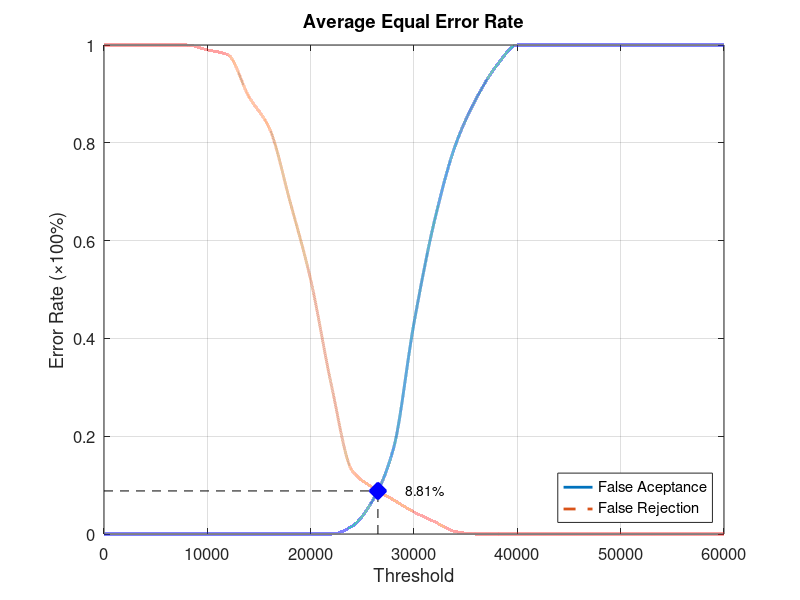
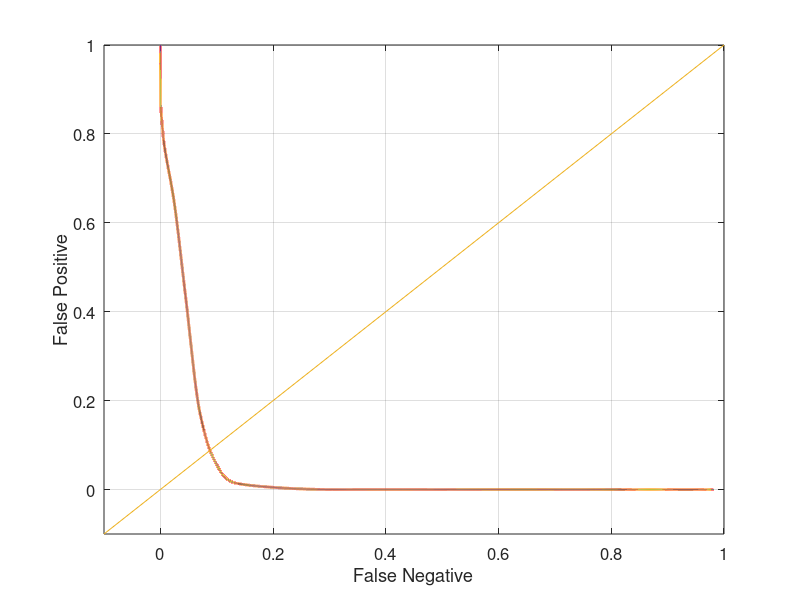

Write the MATLAB code that produced these figures, in order.
function yEER = Database3_4
close all;
clear;
clc;
x = 0:2000:60000;
xq = 0:0.5:60000;

y0 = [0 0 0 0 0 0 0 0 0 0 0 0 0.0157895 0.0684211 0.173684 0.431579 0.642105 0.794737 0.889474 0.957895 1 1 1 1 1 1 1 1 1 1 1];
yy0 = interp1(x, y0, xq, 'pchip');
y1 = [1 1 1 1 1 0.99 0.98 0.895 0.83 0.68 0.52 0.305 0.13 0.095 0.07 0.045 0.025 0.005 0 0 0 0 0 0 0 0 0 0 0 0 0];
yy1 = interp1(x, y1, xq, 'pchip');

% Calculating EER: 
y2 = abs(y0 - y1);
find(y2 == min(y2))
yy2 = abs(yy0 - yy1);
xEER = find(yy2 == min(yy2));
xEERIndex = xq(xEER) % X-axis EER
yEER = yy0(xEER) % Y-axis EER

main = figure
plot(xq, yy0,'-','LineWidth', 2);	hold on
plot(xq, yy1,'--','LineWidth', 2);	hold on
plot([xEERIndex xEERIndex], [0 yEER], 'k--');	hold on
plot([0 xEERIndex], [yEER yEER], 'k--');	hold on
plot(xEERIndex, yEER, 'bx', 'LineWidth', 10);	hold on
text(xEERIndex + 10 * xEERIndex / 100, yEER, [num2str(round((10000 * yEER)) / 100) '%'])
legend('False Aceptance', 'False Rejection', 'Location', 'SouthEast')
xlabel('Threshold')
ylabel('Error Rate (\times100%)')
title('Average Equal Error Rate')
set(gca, 'FontSize', 12)
axis([0 60000 0 1])
grid on

print(main, 'Database3_4Main', '-dpng');
FNRxFPR = figure('Color', [1 1 1]);
plot(yy1, yy0, '-', yy1, yy0, 'LineWidth', 2);
hold on
y = -0.1:0.1:1
plot(y, y); 
set(gca, 'FontSize', 12)
xlabel('False Negative')
ylabel('False Positive')
axis([-0.1 1 -0.1 1])
set(gca, 'FontSize', 12)
grid on

print(FNRxFPR, 'Database3_4FNRxFPR','-dpng');
end
